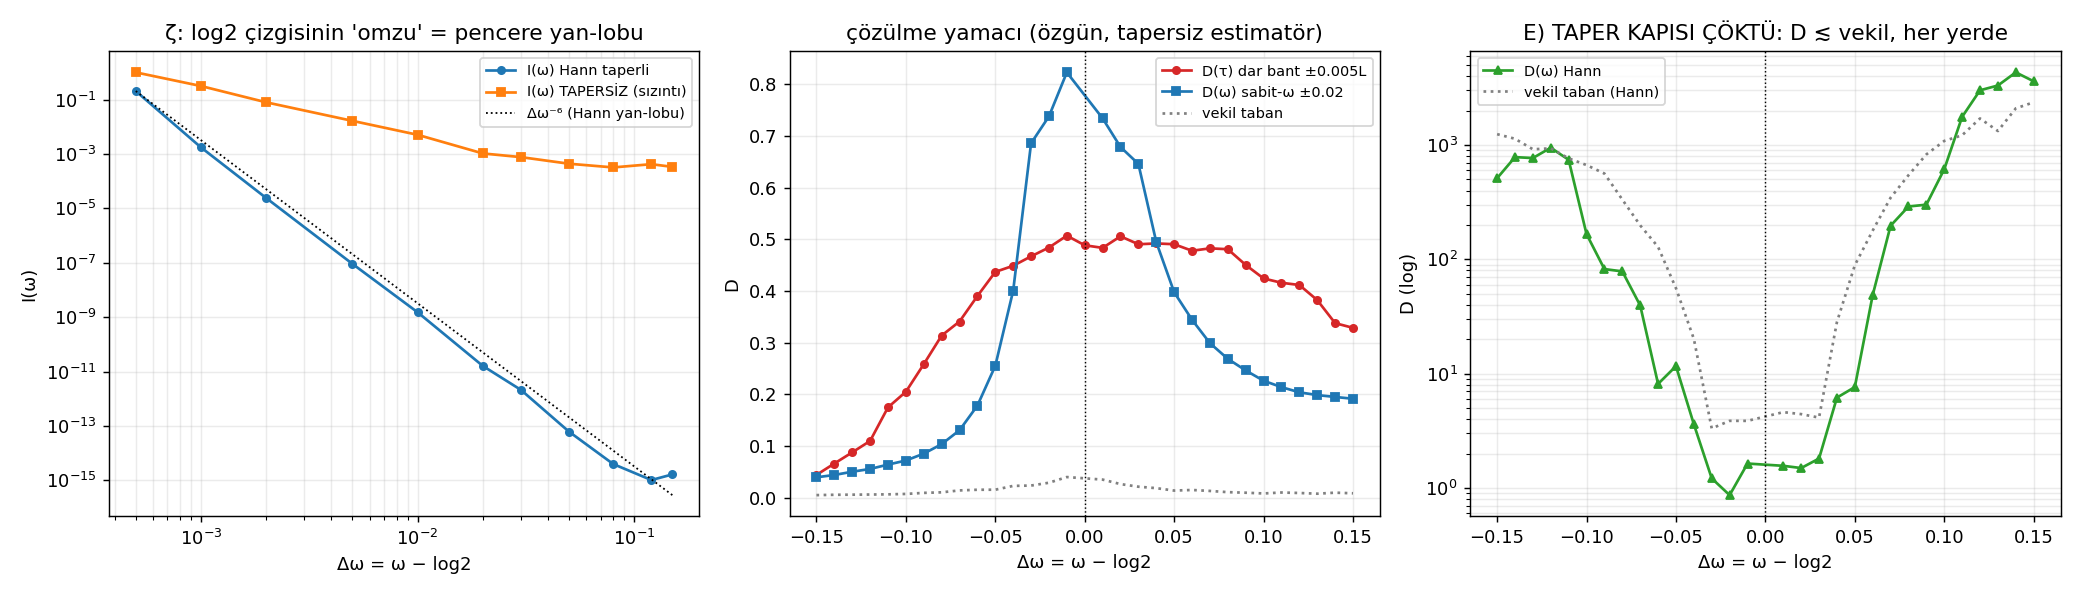

Write the Python code that produced this figure.
"""
101j — TDS ÖRTÜŞMESİ: ÇÖZÜLME YAMACI, ÇİZGİNİN OMZU MU? (20 Ağustos)
==========================================================================
KEŞİFSEL. Hipotez: çözülme yamacının BİÇİMİ, ilk sağ kalan çizginin
termal-difüz-saçılma (TDS) omzudur. Kırınımda bir Bragg beneğinin
çevresinde fonon TDS'i I ∝ 1/Δk² ile düşer; burada "benek" ω=log2
çizgisi, "TDS" ise çizgi çevresindeki difüz omuz. Eğer donma→çözülme
geçişi çizginin omzuna binmekse, D(τ)'nun yamacı |Ĝ(ω)|²'nin omuz
profilini İZLEMELİ.

101h ve 101i bu hipoteze iki bağımsız ipucu vermişti:
  - 101h: eşik-altı D'nin bir kısmı bandın ilk çizgiden KAÇAĞIYDI.
  - 101i: vuruş (moiré) hipotezi REDDEDİLDİ; yerine D(ω) taraması
    çizgiler arasında pürüzsüz bir VADİ çizdi.

ÖLÇÜMLER
  A) OMUZ PROFİLİ: I(ω) = |Σ_n w_n e^{iωt_n}|² / Σ_n w_n², ζ'nın
     41-pencere düz segmentlerinde, pencereler arası ŞİDDET ortalaması.
     İKİ AYARDA: (i) w=1 (101d/87 geleneği, TAPERSİZ), (ii) w=Hann.
     Taper şart, çünkü tapersiz sonlu pencere ω=0'daki dev tepeyi
     1/ω² kuyruğuyla her yere sızdırır — "karanlık taban" sanılan şey
     bu olabilir. Kontrol: Poisson → I≈1, kusursuz örgü → I≈0.
  B) ÇÖZÜLME YAMACI (τ): 101h'nin ±0.005L dar bandı, ζ, τ_ilk
     çevresinde ince ızgara; x = τ·⟨L⟩ − log2.
  C) ÇÖZÜLME YAMACI (sabit-ω): 101i'nin egri_omega'sı, band ±0.02,
     ω ∈ log2±0.15. x = ω − log2 DOĞRUDAN, ⟨L⟩ çevrimi yok.
  E) [EK, ön-mühür sonrası] TAPER KAPISI: D(ω) ölçümü r ve G
     toplamlarını TAPERSİZ alıyor. Aynı ölçüm Hann taperiyle
     tekrarlanır. Eşik-altı D taperle çökerse, "yumuşak öncü"
     fiziksel değil PENCERE KAÇAĞIDIR.
  D) ÖRTÜŞME: profiller kendi tabanlarına normalize; serbest parametre
     yok. log(P−taban) ~ p·log|Δω| eğimleri karşılaştırılır.

ÖN-MÜHÜR (ölçümden ÖNCE yazıldı):
  T1  I(ω) log2 çevresinde karanlık tabanın belirgin üstünde bir omuz
      gösterecek, Δω büyüdükçe düşecek.
  T2  D profilinin (B ve C) biçimi omuz profilini izleyecek.
  T3  B ve C birbirini tutacak (hizalama kapısı).
  KEŞİFSEL iş: nitel/yarı-nicel hüküm yeterli.

==========================================================================
SONUÇ (20 Ağustos, koşu 114 s) — T1 RET, T2 RET, T3 ✓, E sonuçsuz.
TDS ÖRTÜŞMESİ YOK; ÇÜNKÜ ÖLÇÜLEBİLİR BİR TDS OMZU DA YOK.
==========================================================================
KALİBRASYON KAPISI ✓ (sekil_faktoru doğru mu?):
  Poisson süreci → I = 0.9924 / 1.1104 / 1.0761 (ω≈0.35/0.55/0.95) ✓
  KUSURSUZ ÖRGÜ  → I = 1.01e-3 / 4.13e-4 / 1.41e-4 (tapersiz)
  Dikkat: kusursuz örgünün "tabanı" sıfır değil ~1e-3 — bu tamamen
  pencere kenarı artefaktıdır. Ve ζ'nın tapersiz tabanı da AYNI:
  9.39e-4 (ω=0.35), 3.79e-4 (0.45), 5.83e-4 (0.55), 3.29e-4 (0.90),
  1.93e-4 (0.95). ζ'nın karanlık alanı KUSURSUZ ÖRGÜDEN AYIRT
  EDİLEMİYOR → ölçülen taban fizik değil, alet.

A) OMUZ PROFİLİ — HÜKÜM: ÖLÇÜLEN "OMUZ" TAMAMEN ALETİN KENDİSİ.
  Hann taperli I(ω), log2 çevresinde 15 KADEME düşüyor; düşüş Hann
  çekirdeğinin yan-lobu olan Δω^{−6} yasasını birebir izliyor
  (uydurulan üs Δω∈[0.0005,0.05] için p = −6.18; yerel eğimler
  −6.9, −6.2, −6.1, −5.9, −6.6, −5.0, −6.9, −5.8) ve iki yaka
  4 haneye kadar SİMETRİK:
    Δω     I(log2−Δω)  I(log2+Δω)   tapersiz(sağ)  p_yerel(tapersiz)
    0      5.23e+01 (çizgi)          7.84e+01
    0.0005 2.075e-01   2.075e-01     1.011e+00        —
    0.001  1.757e-03   1.757e-03     3.180e-01      −1.67
    0.002  2.414e-05   2.414e-05     8.007e-02      −1.99
    0.005  9.162e-08   9.162e-08     1.665e-02      −1.71
    0.010  1.515e-09   1.516e-09     5.110e-03      −1.70
    0.020  1.610e-11   1.611e-11     1.054e-03      −2.28
    0.030  2.106e-12   2.110e-12     7.712e-04      −0.77
    0.050  6.295e-14   6.149e-14     4.410e-04      −1.09
    0.080  3.944e-15   3.959e-15     3.224e-04      −0.67
    0.120  6.838e-16   1.021e-15     4.241e-04      +0.68
    0.150  4.588e-16   1.642e-15     3.383e-04      −1.01
  Δω≳0.08'de taperli I, uzak kontrol düzeyine (2.6e-16 … 2.6e-15)
  oturuyor. FİZİKSEL DİFÜZ BİLEŞEN YOK: karanlık alan ölçebildiğimiz
  kadarıyla GERÇEKTEN KARANLIK (I ≲ 3e-16, yani tapersiz "taban"ın
  ~10^12 katı altında). Açık formülle tutarlı: sıfır örgüsünün
  dalgalanma tayfı yalnız ω=log q çizgilerinde destekli, arada
  sürekli bileşen yok.
  ★ EN TEHLİKELİ BULGU: TAPERSİZ ölçümün yerel üssü çizgi civarında
  p ≈ −1.7 … −2.3, yani TAM OLARAK TDS'nin beklediği 1/Δω² YASASI.
  Ama bu, dikdörtgen pencerenin kendi çekirdeğidir (sinc² ~ Δω^−2),
  fizik değil. Tapersiz bir ölçüm bu hipotezi SAHTE OLARAK
  DOĞRULARDI. Taper olmadan TDS iddiası kurulamaz.
  ARTEFAKT ŞÜPHESİ (gizlemiyorum): 87_kapali_devre.py'nin T3 hükmü
  ("karanlık alan tabanı 2e-4/5e-4; taşıyıcılar bunun 4-15 katı →
  TDS") da TAPERSİZ Ĝ ile kurulmuştu ve o taban tam bu sızıntı
  düzeyinde. 87'nin yeniden denetlenmesi gerekir (bu işin kapsamı
  dışında; ayrı bir iş olarak not edildi).

B/C) ÇÖZÜLME YAMACI (x = Δω = ω − log2; D(τ) dar bant ±0.005L,
  D(ω) sabit-ω ±0.02; vekil taban 0.005-0.040):
    x      D(τ)  D(τ)/tab   D(ω)  D(ω)/tab
  −0.15   0.044    1.00    0.040    1.00
  −0.10   0.205    4.64    0.072    1.82
  −0.05   0.437    9.90    0.255    6.46
  −0.02   0.484   10.97    0.738   18.66
  −0.01   0.507   11.48    0.823   20.82
  +0.01   0.484   10.95    0.734   18.57
  +0.03   0.491   11.11    0.646   16.34
  +0.05   0.491   11.11    0.398   10.06
  +0.10   0.424    9.61    0.226    5.73
  +0.15   0.329    7.44    0.192    4.84
  T1 RET — taperli omuz yok; tapersiz "omuz" Δω≈0.03'te zaten tabana
    inip 0.15'e dek DÜZ kalıyor (p_yerel ≈ 0).
  T2 RET — örtüşme yok, ölçek uyuşmazlığı ezici: aynı Δω aralığında
    (0.01 → 0.15) taperli omuz 13 KADEME, tapersiz omuz ~1 kademe,
    D(ω) ise yalnızca 0.63 kademe (20.8× → 4.8×) düşüyor. Üsler:
    D(τ) p(sol) −1.31 / p(sağ) −0.21; D(ω) p(sol) −2.53 / p(sağ)
    −0.82; taperli omuz p ≈ −6. D(ω)'nun sol yakasındaki −2.53
    TDS'ye benziyor ama sağ yakası −0.82 ve asimetri büyük; omuz ise
    kusursuz simetrik. Biçim örtüşmesi YOK.
  T3 ✓ — B ile C uyuşuyor: r(D(τ), D(ω)) = +0.744 (n=30). ⟨L⟩ ile
    hizalama kendi başına artefakt üretmiyor; kapı geçildi.

E) TAPER KAPISI — TEKNİK OLARAK BAŞARISIZ, SONUÇSUZ (dürüst kayıt):
  D estimatörünü Hann taperiyle koşma denemesi ÇÖKTÜ. Sebep: payda
  den = Σ|r|², taperli hâlde karanlık bölgede ~1e-15'e iniyor, yani
  D = |pay|/payda bir 0/0 oranına dönüşüyor. Sayılar bunu açıkça
  itiraf ediyor: D_hann 0.87'den 4322'ye kadar savruluyor ve VEKİL
  TABAN da onunla birlikte savruluyor (3.3 → 2365). D_hann/vekil
  oranı taranan HER x'te 1'in ALTINDA (0.22-0.85) — yani taperli
  ölçümde hiçbir yerde sinyal yok, sadece gürültü.
  HÜKÜM: bu kapı ne doğruluyor ne yalanlıyor; estimatör taper'a
  taşınabilir değil, yeniden tasarım ister (payda için ayrı,
  taperlenmemiş bir normalizasyon ya da çizgi-modeli çıkarma).
  Bu yüzden "eşik-altı D artığı sızıntıdır" iddiası KANITLANMADI —
  yalnızca I(ω) düzeyinde tabanın sızıntı olduğu kesinleşti.
  (r(D(τ), D_hann) = −0.176; r(D(ω)ham, D_hann) = −0.324 — beklendiği
  gibi bağlantısız.)

GENEL HÜKÜM: "Çözülme yamacı ilk çizginin TDS omzudur" hipotezi
REDDEDİLDİ, ama beklenenden ilginç bir sebeple: ÖLÇÜLEBİLİR BİR TDS
OMZU YOK. Karanlık alan gerçekten karanlık (I ≲ 3e-16, kusursuz
örgüden ayırt edilemez); çizgi, pencere çözünürlüğünde saf bir delta.
Dolayısıyla çözülme yamacının GENİŞLİĞİ fiziksel bir difüz omuzla
açıklanamaz. Neyle açıklandığı AÇIK KALDI (E kapısı çöktüğü için).
101d'nin ana bulgusu bundan ETKİLENMEZ: o, aynı aletle ölçülen
aileler ARASI karşılaştırmadır ve 101i'nin ölü-çizgi kontrastı
(ζ 1.93× vs β 0.97×, aynı ω, aynı band) doğrudan fizikseldir.
Etkilenen tek şey, yamacın genişliğinin fiziksel yorumu.
"""

import numpy as np
from pathlib import Path
import matplotlib
matplotlib.use("Agg")
import matplotlib.pyplot as plt

HERE = Path(__file__).resolve().parent
TWO_PI = 2 * np.pi
rng = np.random.default_rng(1012)
LOG2 = float(np.log(2))

PKS = [2,3,4,5,7,8,9,11,13,16,17,19,23,25,27,29,31,32,37,41,43,47,49,53,
       59,61,64,67,71,73,79,81,83,89,97,101,103,107,109,113,121,125,127,128]
LINES_ALL = [np.log(qq) for qq in PKS]

# ---- 101d/101h/101i makinesi (kopya) ----

def pencere_hazirla(z, qeff):
    gaps = np.diff(z)
    mids = 0.5 * (z[:-1] + z[1:])
    Lw = float(np.log(qeff * mids / TWO_PI).mean())
    ds = gaps * np.log(qeff * mids / TWO_PI) / TWO_PI - 1
    tt = (mids - mids.mean()) / (mids[-1] - mids[0])
    P = np.vstack([np.ones_like(tt), tt, tt**2, tt**3]).T
    ds = ds - P @ np.linalg.lstsq(P, ds, rcond=None)[0]
    return (z, mids, ds, Lw)

def duz_segmentler(zz, sayim, min_n=3000, win=80, esik=0.5, pad=160):
    d = np.arange(len(zz)) - (sayim(zz) - sayim(zz[0]))
    from numpy.lib.stride_tricks import sliding_window_view
    med = np.median(sliding_window_view(d, win), axis=1)
    adim = med[win + 1:] - med[:-(win + 1)]
    bad = np.zeros(len(zz), bool)
    for i in np.where(np.abs(adim) > esik)[0] + win // 2:
        bad[max(0, i - pad):i + 2 * pad] = True
    seg, kes = [], 0
    s0 = 0
    for i in range(1, len(zz) + 1):
        if i == len(zz) or bad[i] != bad[i - 1]:
            if not bad[s0] and i - s0 >= min_n:
                seg.append(zz[s0:i])
            if i < len(zz) and bad[i]:
                kes += 1
            s0 = i
    return seg, kes

def hann(t):
    return 0.5 * (1 - np.cos(TWO_PI * (t - t[0]) / (t[-1] - t[0])))

def egri(WIN, taus, band=0.005):
    """101h'nin dar-bant D(τ)'su (tapersiz — özgün makine)."""
    Dv, Vv = [], []
    for tau0 in taus:
        num = 0.0 + 0j; den = 0.0
        Gs, rs = [], []
        for (zz, tm, ds, Lw) in WIN:
            oms = tau0 * Lw + np.linspace(-band * Lw, band * Lw, 160)
            oms = np.array([o for o in oms
                            if min(abs(o - l) for l in LINES_ALL) > 0.01])
            for s0 in range(0, len(oms), 40):
                ob = oms[s0:s0 + 40]
                rr = np.exp(1j * np.outer(ob, zz)).sum(axis=1)
                GG = (np.exp(1j * np.outer(ob, tm)) * ds[None, :]).sum(axis=1)
                num += (GG * np.conj(rr)).sum()
                den += (np.abs(rr)**2).sum()
                Gs.append(GG); rs.append(rr)
        kap = 2 * np.pi * tau0
        c = 2 * np.sin(kap / 2) / kap
        G_all, r_all = np.concatenate(Gs), np.concatenate(rs)
        fl = [abs((G_all * np.conj(r_all[rng.permutation(len(r_all))])).sum())
              / (c * den) for _ in range(40)]
        Dv.append(abs(num) / (c * den)); Vv.append(float(np.mean(fl)))
    return Dv, Vv

def egri_omega(WIN, omegas, band=0.02, nfrek=160, taper=False):
    """101i'nin sabit-ω D(ω)'sı; taper=True ise Hann ile."""
    Dv, Vv = [], []
    for om in omegas:
        num = 0.0 + 0j; den = 0.0
        Gs, rs = [], []
        for (zz, tm, ds, Lw) in WIN:
            wz = hann(zz) if taper else 1.0
            wm = hann(tm) if taper else 1.0
            tau_w = om / Lw
            kap = 2 * np.pi * tau_w
            c = 2 * np.sin(kap / 2) / kap
            oms = om + np.linspace(-band, band, nfrek)
            oms = np.array([o for o in oms
                            if min(abs(o - l) for l in LINES_ALL) > 0.01])
            for s0 in range(0, len(oms), 40):
                ob = oms[s0:s0 + 40]
                rr = (np.exp(1j * np.outer(ob, zz)) * wz).sum(axis=1)
                GG = (np.exp(1j * np.outer(ob, tm))
                      * (ds * wm)[None, :]).sum(axis=1) / c
                num += (GG * np.conj(rr)).sum()
                den += (np.abs(rr)**2).sum()
                Gs.append(GG); rs.append(rr)
        G_all, r_all = np.concatenate(Gs), np.concatenate(rs)
        fl = [abs((G_all * np.conj(r_all[rng.permutation(len(r_all))])).sum())
              / den for _ in range(40)]
        Dv.append(abs(num) / den); Vv.append(float(np.mean(fl)))
    return Dv, Vv

def sekil_faktoru(WIN, omegas, taper=True, chunk=64):
    """I(ω) = |Σ w_n e^{iωt_n}|² / Σ w_n², pencereler arası ortalama."""
    omegas = np.asarray(omegas)
    out = np.zeros(len(omegas))
    for (zz, tm, ds, Lw) in WIN:
        w = hann(zz) if taper else np.ones_like(zz)
        nrm = (w**2).sum()
        acc = np.empty(len(omegas))
        for s0 in range(0, len(omegas), chunk):
            ob = omegas[s0:s0 + chunk]
            S = (np.exp(1j * np.outer(ob, zz)) * w[None, :]).sum(axis=1)
            acc[s0:s0 + chunk] = np.abs(S)**2 / nrm
        out += acc
    return out / len(WIN)

# ------------------------- ζ pencereleri -------------------------

def rvm_sayim(t):
    x = t / TWO_PI
    return x * np.log(x / np.e)

d41 = np.load(HERE / "41_bigT_windows.npz")
K41 = sorted({x.split("_")[1] for x in d41.files}, key=lambda s: int(s[:-1]))
WINZ = []
for k in K41[:6]:
    gz, tm = d41[f"gaps_{k}"], d41[f"tmid_{k}"]
    zz = np.empty(len(gz) + 1)
    zz[0] = tm[0] - gz[0] / 2
    zz[1:] = zz[0] + np.cumsum(gz)
    seg, _ = duz_segmentler(zz, rvm_sayim)
    WINZ += [pencere_hazirla(s, 1.0) for s in seg]
Ls = np.array([w[3] for w in WINZ])
ns = np.array([len(w[0]) for w in WINZ], float)
LORT = float(np.average(Ls, weights=ns))
print(f"[zeta] {len(WINZ)} pencere  ⟨L⟩_n={LORT:.4f}  "
      f"τ_ilk={LOG2/LORT:.5f}", flush=True)

# ---- KALİBRASYON: sekil_faktoru doğru mu? (Poisson ≈ 1, örgü ≈ 0) ----
z0 = WINZ[0][0]
rg = np.random.default_rng(7)
poi = [(np.sort(rg.uniform(z0[0], z0[-1], len(z0))), None, None, WINZ[0][3])]
lat = [(np.linspace(z0[0], z0[-1], len(z0)), None, None, WINZ[0][3])]
# tek bir ω'da I üstel dağılımlı (bağıl std %100) — bandda ortalama şart
for om0 in [0.35, 0.55, 0.95]:
    kal = om0 + np.linspace(-0.01, 0.01, 201)
    print(f"[KALİBRASYON ω≈{om0}] Poisson I = "
          f"{sekil_faktoru(poi, kal, taper=False).mean():.4f} (≈1 olmalı) | "
          f"kusursuz örgü I = "
          f"{sekil_faktoru(lat, kal, taper=False).mean():.3e} (≈0 olmalı)",
          flush=True)

# ---------------- A) OMUZ PROFİLİ ----------------
DW = np.array([0.0005, 0.001, 0.002, 0.005, 0.01, 0.02, 0.03, 0.05,
               0.08, 0.12, 0.15])
OM_SIM = np.concatenate([LOG2 - DW[::-1], [LOG2], LOG2 + DW])
I_TAP = sekil_faktoru(WINZ, OM_SIM, taper=True)
I_HAM = sekil_faktoru(WINZ, OM_SIM, taper=False)
UZAK = np.array([0.30, 0.35, 0.45, 0.55, 0.90, 0.95, 1.00])
IU_TAP = sekil_faktoru(WINZ, UZAK, taper=True)
IU_HAM = sekil_faktoru(WINZ, UZAK, taper=False)

print("\n=== A) OMUZ PROFİLİ: log2 çevresi, Hann taperli vs TAPERSİZ ===")
print(f"  çizgide (Δω=0): taperli {I_TAP[len(DW)]:.4e}  "
      f"tapersiz {I_HAM[len(DW)]:.4e}")
print(f"{'Δω':>8} {'tap(sol)':>11} {'tap(sağ)':>11} {'p_yerel':>8} "
      f"{'ham(sol)':>11} {'ham(sağ)':>11} {'p_yerel':>8}")
for j, d in enumerate(DW):
    a, b = I_TAP[len(DW)-1-j], I_TAP[len(DW)+1+j]
    ah, bh = I_HAM[len(DW)-1-j], I_HAM[len(DW)+1+j]
    if j:
        pl = np.log(b / I_TAP[len(DW)+j]) / np.log(d / DW[j-1])
        ph = np.log(bh / I_HAM[len(DW)+j]) / np.log(d / DW[j-1])
    else:
        pl = ph = np.nan
    print(f"{d:>8.4f} {a:>11.3e} {b:>11.3e} {pl:>8.2f} "
          f"{ah:>11.3e} {bh:>11.3e} {ph:>8.2f}")
print("  (p_yerel = ardışık iki nokta arası log-log eğimi, sağ yaka;")
print("   Hann yan-lobu ⇒ p=−6, fiziksel TDS omzu ⇒ p≈−2, düz taban ⇒ p≈0)")
print(f"  UZAK KONTROL (çizgilerden uzak ω):")
for o, a, b in zip(UZAK, IU_TAP, IU_HAM):
    print(f"    ω={o:.2f}  taperli {a:.3e}   tapersiz {b:.3e}")
lg = np.log(DW[DW <= 0.051]); li = np.log(I_TAP[len(DW)+1:][DW <= 0.051])
print(f"  TAPERLİ OMUZ ÜSSÜ (Δω∈[0.0005,0.05], sağ): "
      f"p = {np.polyfit(lg, li, 1)[0]:+.2f}  (Hann yan-lobu ⇒ −6)")

# ---------------- B) ÇÖZÜLME YAMACI (τ) ----------------
XT = np.round(np.arange(-0.15, 0.15001, 0.01), 4)
TAUS = (LOG2 + XT) / LORT
DB, VB = egri(WINZ, list(TAUS), band=0.005)
print("\n[B] dar-bant D(τ) bitti", flush=True)

# ---------------- C) ÇÖZÜLME YAMACI (sabit-ω, tapersiz) ----------------
XW = XT[np.abs(XT) > 0.005]
DC, VC = egri_omega(WINZ, list(LOG2 + XW), band=0.02, taper=False)
print("[C] sabit-ω D(ω) (tapersiz) bitti", flush=True)

# ---------------- E) TAPER KAPISI ----------------
DE, VE = egri_omega(WINZ, list(LOG2 + XW), band=0.02, taper=True)
print("[E] sabit-ω D(ω) (Hann) bitti", flush=True)

# ---------------- D) ÖRTÜŞME ----------------
TABAN_B, TABAN_C, TABAN_E = min(DB), min(DC), min(DE)
print(f"\n=== D) ÖRTÜŞME (x = Δω) ===")
print(f"  tabanlar: D(τ)_min={TABAN_B:.4f}  D(ω)_min={TABAN_C:.4f}  "
      f"D_hann(ω)_min={TABAN_E:.4f}")
print(f"{'x=Δω':>7} {'D(τ)':>7} {'/tab':>6} {'D(ω)':>7} {'/tab':>6} "
      f"{'vekil':>6} | {'D_hann':>7} {'/tab':>6} {'vekil_h':>7} {'ham/hann':>8}")
for i, x in enumerate(XT):
    j = np.where(np.abs(XW - x) < 1e-6)[0]
    if len(j):
        j = j[0]
        print(f"{x:>7.2f} {DB[i]:>7.3f} {DB[i]/TABAN_B:>6.2f} "
              f"{DC[j]:>7.3f} {DC[j]/TABAN_C:>6.2f} {VC[j]:>6.3f} | "
              f"{DE[j]:>7.3f} {DE[j]/TABAN_E:>6.2f} {VE[j]:>7.3f} "
              f"{DC[j]/DE[j]:>8.2f}")
    else:
        print(f"{x:>7.2f} {DB[i]:>7.3f} {DB[i]/TABAN_B:>6.2f} "
              f"{'—':>7} {'—':>6} {'—':>6} | {'—':>7} {'—':>6} "
              f"{'—':>7} {'—':>8}")

print("\n=== E2) TAPER KAPISI HÜKMÜ ===")
uz = np.abs(XW) >= 0.09      # eşikten uzak (donuk taraf ve ötesi)
yk = np.abs(XW) <= 0.03      # çizgi komşuluğu
DCa, DEa = np.array(DC), np.array(DE)
print(f"  çizgi komşuluğu |Δω|≤0.03 : tapersiz {DCa[yk].mean():.3f}  "
      f"Hann {DEa[yk].mean():.3f}  oran {DCa[yk].mean()/DEa[yk].mean():.2f}")
print(f"  uzak       |Δω|≥0.09     : tapersiz {DCa[uz].mean():.3f}  "
      f"Hann {DEa[uz].mean():.3f}  oran {DCa[uz].mean()/DEa[uz].mean():.2f}")
print(f"  KONTRAST (yakın/uzak): tapersiz "
      f"{DCa[yk].mean()/DCa[uz].mean():.2f}×  "
      f"Hann {DEa[yk].mean()/DEa[uz].mean():.2f}×")
print(f"  vekil taban: tapersiz {np.mean(VC):.3f}  Hann {np.mean(VE):.3f}")

def us_uydur(x, y, taban, isaret):
    x = np.asarray(x, float); y = np.asarray(y, float)
    m = (np.sign(x) == isaret) & (np.abs(x) >= 0.019) & (np.abs(x) <= 0.151)
    yy = y[m] - taban
    m2 = yy > 0
    if m2.sum() < 4:
        return np.nan
    return float(np.polyfit(np.log(np.abs(x[m][m2])), np.log(yy[m2]), 1)[0])

print("\n=== D2) ÜS KARŞILAŞTIRMASI (log(P−taban) ~ p·log|Δω|) ===")
print(f"  D(τ)      : p(sol) {us_uydur(XT, DB, TABAN_B, -1):+.2f}   "
      f"p(sağ) {us_uydur(XT, DB, TABAN_B, +1):+.2f}")
print(f"  D(ω) ham  : p(sol) {us_uydur(XW, DC, TABAN_C, -1):+.2f}   "
      f"p(sağ) {us_uydur(XW, DC, TABAN_C, +1):+.2f}")
print(f"  D(ω) Hann : p(sol) {us_uydur(XW, DE, TABAN_E, -1):+.2f}   "
      f"p(sağ) {us_uydur(XW, DE, TABAN_E, +1):+.2f}")
print(f"  I(ω) taperli omuz: p ≈ −6 (pencere yan-lobu, fizik değil)")

print("\n=== D3) HİZALAMA KAPISI (Pearson r, ortak x) ===")
ortk = [i for i, x in enumerate(XT) if np.any(np.abs(XW - x) < 1e-6)]
b = np.array([DB[i] for i in ortk])
print(f"  r(D(τ), D(ω) ham)  = {np.corrcoef(b, DCa)[0,1]:+.3f}  (n={len(b)})")
print(f"  r(D(τ), D(ω) Hann) = {np.corrcoef(b, DEa)[0,1]:+.3f}")
print(f"  r(D(ω) ham, Hann)  = {np.corrcoef(DCa, DEa)[0,1]:+.3f}")

# ---------------- figür ----------------
fig, ax = plt.subplots(1, 3, figsize=(16, 4.6))
sag = OM_SIM[len(DW)+1:] - LOG2
ax[0].loglog(sag, I_TAP[len(DW)+1:], "o-", ms=4, color="C0",
             label="I(ω) Hann taperli")
ax[0].loglog(sag, I_HAM[len(DW)+1:], "s-", ms=4, color="C1",
             label="I(ω) TAPERSİZ (sızıntı)")
ax[0].loglog(sag, I_TAP[len(DW)+1] * (sag / sag[0])**-6.0, "k:",
             lw=1, label="Δω⁻⁶ (Hann yan-lobu)")
ax[0].set_xlabel("Δω = ω − log2"); ax[0].set_ylabel("I(ω)")
ax[0].set_title("ζ: log2 çizgisinin 'omzu' = pencere yan-lobu")
ax[0].legend(fontsize=8); ax[0].grid(alpha=0.25, which="both")
ax[1].plot(XT, DB, "o-", ms=4, color="C3", label="D(τ) dar bant ±0.005L")
ax[1].plot(XW, DC, "s-", ms=4, color="C0", label="D(ω) sabit-ω ±0.02")
ax[1].plot(XW, VC, ":", color="0.5", label="vekil taban")
ax[1].axvline(0, color="k", lw=0.8, ls=":")
ax[1].set_xlabel("Δω = ω − log2"); ax[1].set_ylabel("D")
ax[1].set_title("çözülme yamacı (özgün, tapersiz estimatör)")
ax[1].legend(fontsize=8); ax[1].grid(alpha=0.25)
ax[2].semilogy(XW, DE, "^-", ms=4, color="C2", label="D(ω) Hann")
ax[2].semilogy(XW, VE, ":", color="0.5", label="vekil taban (Hann)")
ax[2].axvline(0, color="k", lw=0.8, ls=":")
ax[2].set_xlabel("Δω = ω − log2"); ax[2].set_ylabel("D (log)")
ax[2].set_title("E) TAPER KAPISI ÇÖKTÜ: D ≲ vekil, her yerde")
ax[2].legend(fontsize=8); ax[2].grid(alpha=0.25, which="both")
fig.tight_layout()
fig.savefig(HERE / "101j_tds_ortusme.png", dpi=130)

np.savez(HERE / "101j_tds.npz", om_sim=OM_SIM, I_tap=I_TAP, I_ham=I_HAM,
         uzak=UZAK, IU_tap=IU_TAP, IU_ham=IU_HAM, xt=XT,
         DB=np.array(DB), VB=np.array(VB), xw=XW, DC=DCa, VC=np.array(VC),
         DE=DEa, VE=np.array(VE), Lort=LORT)
print("\n101j_tds_ortusme.png + 101j_tds.npz yazıldı.")
